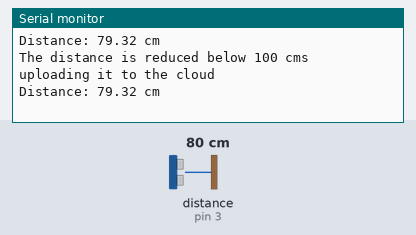
The sketch below on a simulated Arduino Uno, built with avr-gcc and run on an emulated ATmega328P. Shown: the last lines printed to the serial monitor. Wiring (from diagram.json): ultrasonic range finder: trigger pin 2; echo pin 3. Inputs (shaded band) come from the test bench; at power-on: distance to the obstacle (sensor on pin 3) 80 cm. The echo pulse lasts 58.3 µs per cm.

Above: at 1.3 s.
1.4 s: distance to the obstacle (sensor on pin 3) set to 2 cm
At 2.03 s:
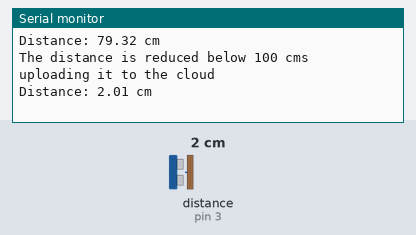
2.9 s: distance to the obstacle (sensor on pin 3) set to 4 cm
At 3.07 s:
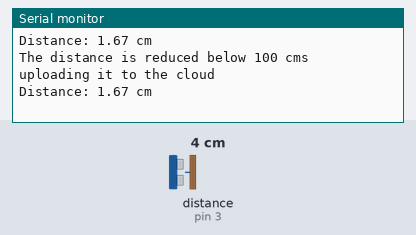
Timing chart, 0 to 5.9 s (numbered marks = the images above; inputs shaded):
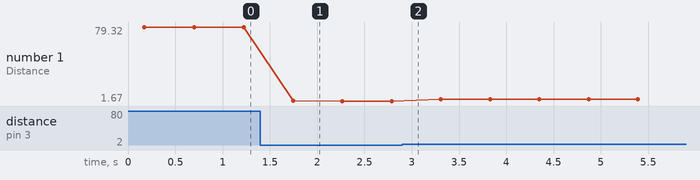

Measured:
- after the input at 1.4 s, the serial monitor: prints a new line after 0.35 s (image 1)
- plotted number 1: 79.32 → 1.67 after the input at 1.4 s, 1.67 → 3.66 after the input at 2.9 s

The sketch:

sketch.ino
```cpp
// Define pins for the ultrasonic sensor
const int trigPin = 2;
const int echoPin = 3;

void setup() {
  // Initialize the serial communication
  Serial.begin(9600);

  // Set the trigger pin as output and the echo pin as input
  pinMode(trigPin, OUTPUT);
  pinMode(echoPin, INPUT);

  // Wait for the sensor to settle
  delay(100);
}

void loop() {
  // Send a trigger pulse to the sensor
  digitalWrite(trigPin, LOW);
  delayMicroseconds(2);
  digitalWrite(trigPin, HIGH);
  delayMicroseconds(10);
  digitalWrite(trigPin, LOW);

  // Read the echo pulse duration and calculate the distance
  long duration = pulseIn(echoPin, HIGH);
  float distance = duration * 0.034 / 2;

  if (distance < 100) {
    Serial.println("The distance is reduced below 100 cms uploading it to the cloud");
  }

  // Print the distance to the serial monitor
  Serial.print("Distance: ");
  Serial.print(distance);
  Serial.println(" cm");

  // Wait for a short period before taking another measurement
  delay(500);
}
```
